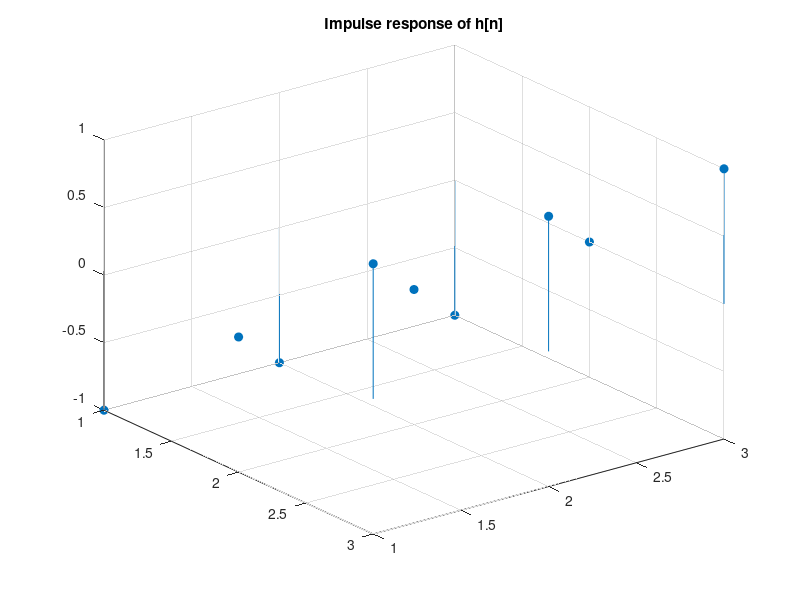

MATLAB code for this plot: (Note: this script raises an error after producing the figure.)
%% Sample 7-5
%% 幾何学処理
% 畳み込みの随伴作用素
% 
% 画像処理特論
% 
% 村松 正吾 
% 
% 動作確認: MATLAB R2023a
%% Geometric image processing
% Adjoint of convolution
% 
% Advanced Topics in Image Processing
% 
% Shogo MURAMATSU
% 
% Verified: MATLAB R2023a
% 準備
% (Preparation)

close all
% インパルス応答の生成
% (Generation of impulse response)

ftype = "prewitt";
h = rot90(fspecial(ftype),2)
figure(1)
stem3(h,'filled')
axis ij
title('Impulse response of h[n]')
% 二変量循環畳み込みの行列表現
% (Matrix representation of bivariate circular convolution)
% 
% 周期 $\mathbf{Q}$ の循環畳み込み演算 (Circular convolution with period $\mathbf{Q}$)
% 
% $$\{v[\mathbf{n}]\}_\mathbf{n}=\{h[\mathbf{n}]\}_\mathbf{n} \bigcirc  \{u[\mathbf{n}]\}_\mathbf{n} 
% = \sum_{\mathbf{k}\in\Omega\subset\mathbb{Z}^2}h[\mathbf{k}]\{u[(\!(\mathbf{n}-\mathbf{k})\!)_\mathbf{Q}]\}_\mathbf{n}$$

% Input array size
N1 =6;
N2 =4;

% Find the matrix representation of the bivariate downsampling
N  = N1*N2;
T = [];
for idx = 1:N
    % Generating a standard basis vector
    e = zeros(N1,N2);
    e(idx) = 1;
    % Response to the standard basis vector
    t = imfilter(e,h,'conv','circ'); 
    T(:,idx) = t(:);
end
%% 
% 行列表現 (Matrix represntation)
%% 
% * $\mathbf{T}$

% Matrix representation of the bivariate downsampling
T
% 二変量循環畳み込みの随伴作用素
% (Adjoint operator of bivariate circular convolution)
% 
% エルミート転置 (Herimitian transposition)
%% 
% * $\mathbf{T}^H$

% Adjoint matrix of the bivariate circular convolution
T'
%% 
% 随伴作用素(Adjoint operator)
% 
% $$T^\ast(\{v[\mathbf{m}]\}_\mathbf{m})=\mathrm{vec}_{\Omega_\mathrm{u}}^{-1} 
% \circ \mathbf{T}^H\mathrm{vec}_{\Omega_\mathrm{v}}(\{v[\mathbf{m}]\}_\mathbf{m})$$

% Adjoint operator T*
adjOp = @(x) reshape(T'*x(:),[N1 N2]);
% 内積の保存の確認
% (Confirmation of the preservation of the inner product)
% 
% 入力配列の生成 (Generation of an input array) 
%% 
% * $\{u[\mathbf{n}]\}_\mathbf{n}$

% Generation of an input array u 
arrayU = randn(N1,N2);
%% 
% 循環畳み込みの出力 (Output of the circular convolution)
%% 
% * $\{v[\mathbf{m}]\}_\mathbf{m}=T(\{u[\mathbf{n}]\}_\mathbf{n})$

% Circular convolution (v=Tu)
arrayV = imfilter(arrayU,h,'conv','circ');
%% 
% 任意の出力領域配列生成(Generation of an arbitrary array in output range)

% Array generation in the same domain with arrayV
arrayY = randn(size(arrayV),'like',arrayV);
%% 
% 内積 (Inner product)          
% 
% $$\alpha=\langle \mathbf{y},\mathbf{v}\rangle=\langle\mathbf{y},\mathbf{Tu}\rangle$$

% Inner product <y,v>=<y,Tu>
innprodA = dot(arrayY(:),arrayV(:))
%% 
% 循環畳み込みの随伴作用素 (The adjoint operator of circular convolution)
% 
% $$\mathbf{r}=\mathbf{T}^H\mathbf{v}$$

% Adjoint operation of circular convolution (r=T'v)
arrayR = adjOp(arrayY)
%% 
% $$\beta=\langle \mathbf{r},\mathbf{u}\rangle=\langle\mathbf{T}^H\mathbf{y},\mathbf{u}\rangle$$

% Inner product <r,u>=<T'v,u>
innprodB = dot(arrayR(:),arrayU(:));

% Verify the preservation of the inner product
err = abs(innprodA - innprodB);
disp(['|<y,Tu> - <T''y,u>| = ' num2str(err)])
% 反転インパルス応答による循環畳み込み
% (Circular convolution with the reversal impulse response)
% 
% $$\{r[\mathbf{n}]\}_\mathbf{n}=\{\bar{h}[-\mathbf{n}]\}_\mathbf{n} \bigcirc  
% \{y[\mathbf{n}]\}_\mathbf{n} = \sum_{\mathbf{k}\in\Omega\subset\mathbb{Z}^2}\bar{h}[-\mathbf{k}]\{y[(\!(\mathbf{n}-\mathbf{k})\!)_\mathbf{Q}]\}_\mathbf{n}$$

% Revaersal impulse response
f = conj(rot90(h,2))
figure(2)
stem3(f,'filled')
axis ij
title('Impulse response of f[n]')

% Circular convolution with impulse response f
arrayS = imfilter(arrayY,f,'conv','circ')
%% 
% 行列演算とIMFILTERの比較

% Definition of MSE
mymse = @(x,y) sum((x-y).^2,'all')/numel(x);

% Evaluation
disp(['MSE between matrix operation and IMFILTER: ' num2str(mymse(arrayR,arrayS))])
%% 
% © Copyright, Shogo MURAMATSU, All rights reserved.